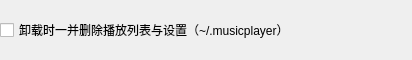
<?xml version="1.0" encoding="UTF-8"?>
<ui version="4.0">
 <class>UninstallOptionForm</class>
 <widget class="QWidget" name="UninstallOptionForm">
  <property name="geometry">
   <rect>
    <x>0</x>
    <y>0</y>
    <width>412</width>
    <height>60</height>
   </rect>
  </property>
  <layout class="QVBoxLayout" name="verticalLayout">
   <property name="margin">
    <number>0</number>
   </property>
   <item>
    <widget class="QCheckBox" name="RemoveConfigCheckBox">
     <property name="text">
      <string>卸载时一并删除播放列表与设置（~/.musicplayer）</string>
     </property>
     <property name="checked">
      <bool>false</bool>
     </property>
     <property name="tristate">
      <bool>false</bool>
     </property>
    </widget>
   </item>
  </layout>
 </widget>
 <resources/>
 <connections/>
</ui>
